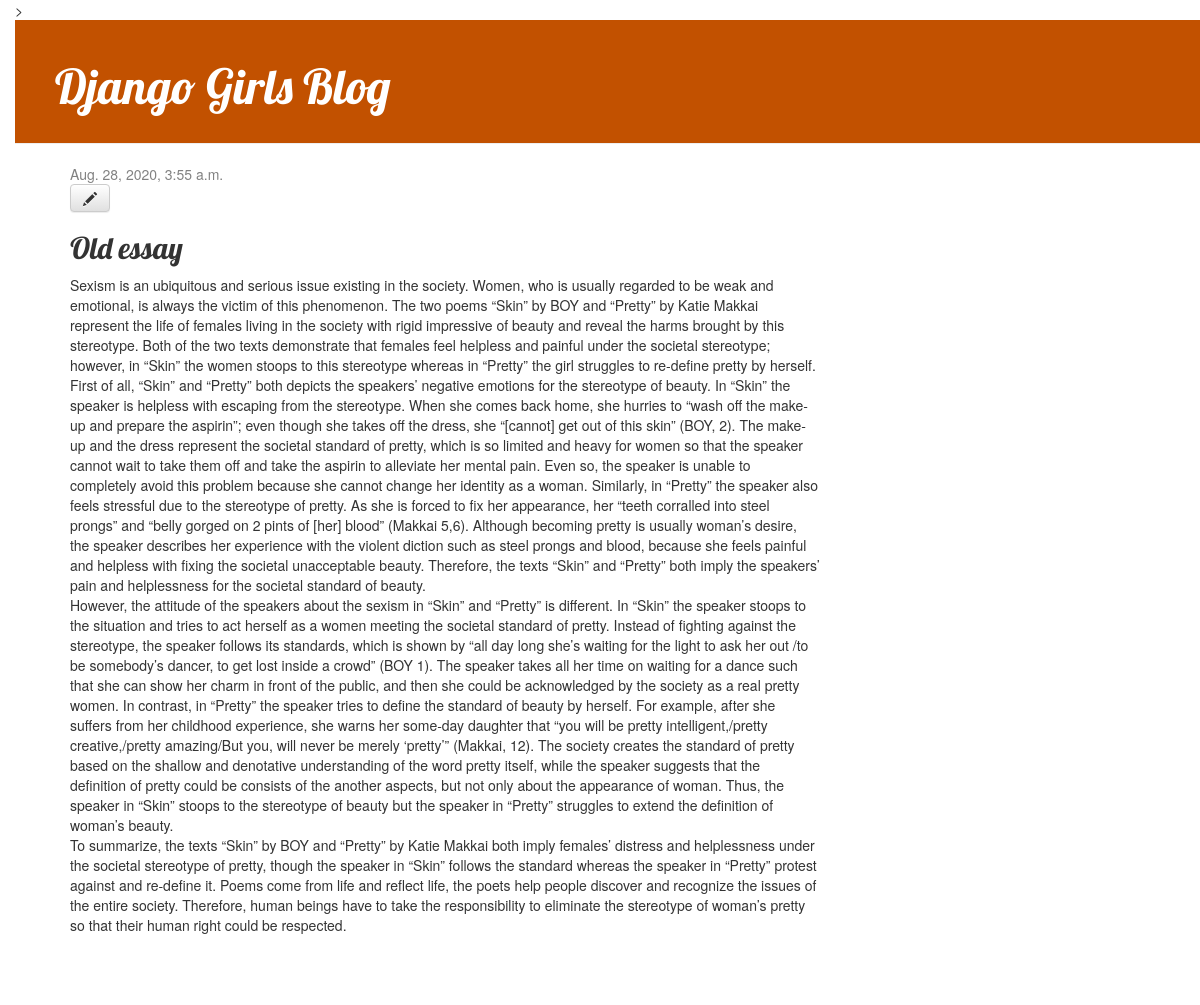
The app's page /post/2/ with its own data.
### blog/models.py (models this page shows, shortened)
class Post(models.Model):
    author = models.ForeignKey(settings.AUTH_USER_MODEL, on_delete=models.CASCADE)
    title = models.CharField(max_length=200)
    text = models.TextField()
    created_date = models.DateTimeField(default=timezone.now)
    published_date = models.DateTimeField(blank=True, null=True)

### blog/views.py (the view)
# urls.py: path('post/<int:pk>/', views.post_detail, name='post_detail'),
def post_detail(request, pk):
    post = get_object_or_404(Post, pk=pk)
    return render(request, 'blog/post_detail.html', {'post': post})

### blog/templates/blog/post_detail.html
 {% extends 'blog/base.html' %}
 {% block content %}
<div class="post">
{% if post.published_date %}
<div class="date">
{{ post.published_date }}
</div>
{% endif %}
<a class="btn btn-default" href="{% url 'post_edit' pk=post.pk %}"><span class="glyphicon glyphicon-pencil"></ span></a>
<h2>{{ post.title }}</h2>
<p>{{ post.text|linebreaksbr }}</p> </div>
{% endblock %}

### blog/static/css/blog.css (style rules this page uses)
h1, h2, h3, h4 { font-family: 'Lobster', cursive; }
.date { color: #828282; }
.post { margin-bottom: 70px; }
body { padding-left: 15px; }

### records on screen
Post: published_date "Aug. 28, 2020, 3:55 a.m.", title "Old essay", text "Sexism is an ubiquitous and serious issue existing in the society. Women, who is usually regarded to be weak and emotional, is always the victim of this phenomenon. The two poems “Skin” by BOY and “Pretty” by Katie Makkai represent the life of females living in the society with rigid impressive of beauty and reveal the harms brought by this stereotype. Both of the two texts demonstrate that females feel helpless and painful under the societal stereotype; however, in “Skin” the women stoops to this stereotype whereas in “Pretty” the girl struggles to re-define pretty by herself. First of all, “Skin” and “Pretty” both depicts the speakers’ negative emotions for the stereotype of beauty. In…"
